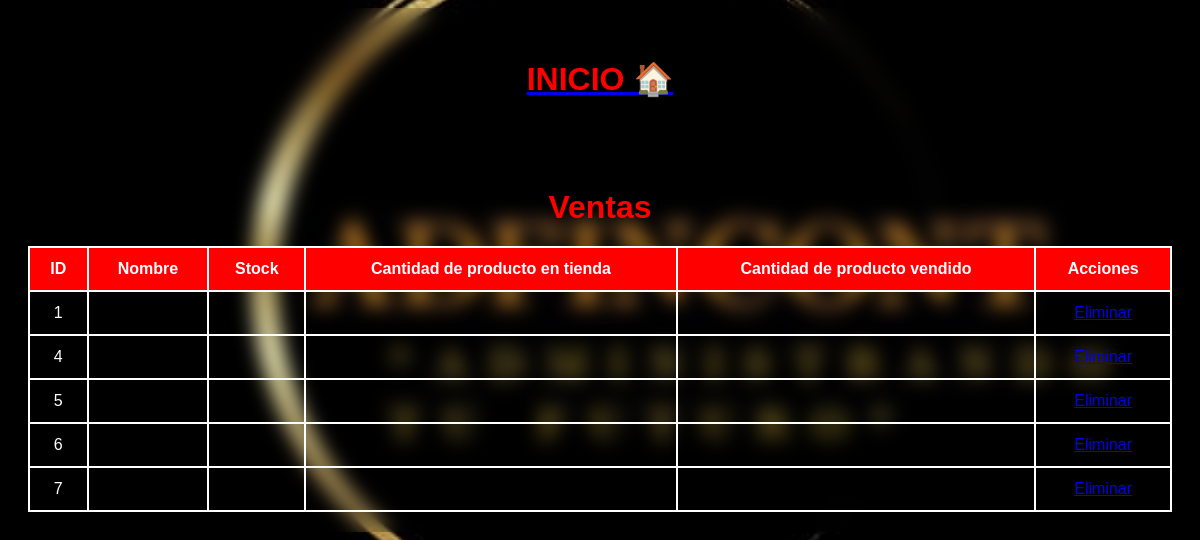
The app's page /mostrar_ventas.php with its own data.
### tables this page shows
CREATE TABLE `inventario` (
  `id` int(11) NOT NULL,
  `producto` varchar(255) NOT NULL,
  `mercancia` int(11) NOT NULL,
  `vendido` int(11) NOT NULL,
  `stock` int(11) NOT NULL
);

### mostrar_ventas.php (the view, shortened to what this page needs)
<!DOCTYPE html>
<html lang="en">
<head>
</head>
<body>
<center><a href="pruebas.html"><h3>INICIO 🏠</h3></a></center>
<br><br><br>
<center><h3>Ventas</h3></center>
<?php
$servername = "localhost";
$username = "root";
$password = "";
$dbname = "productos";
$conn = new mysqli($servername, $username, $password, $dbname);
$sql = "SELECT * FROM inventario";
$result = $conn->query($sql);
if ($result->num_rows > 0) {
    echo "<table>";
    echo "<tr><th>ID</th><th>Nombre</th><th>Stock</th><th>Cantidad de producto en tienda</th><th>Cantidad de producto vendido</th><th>Acciones</th></tr>";
    while($row = $result->fetch_assoc()) {
        echo "<tr>";
        echo "<td>" . $row["id"] . "</td>";
        echo "<td>" . $row["nombre"] . "</td>";
        echo "<td>" . $row["Stock"] . "</td>";
        echo "<td>" . $row["C_T"] . "</td>";
        echo "<td>" . $row["C_V"] . "</td>";
        echo "<td><a href='eliminar_producto.php?id=" . $row["id"] . "'>Eliminar</a></td>";
        echo "</tr>";
    }
    echo "</table>";
} else {
    echo "No hay productos disponibles.";
}
?>
</body>
</html>

### mostrar_ventas.php (style rules this page uses)
body { background-image: url('AD_2.jpg'); background-size: cover; background-position: center; backdrop-filter: blur(10px); color: #fff; font-family: 'Arial', sans-serif; padding: 20px; }
table { width: 100%; border-collapse: collapse; margin-top: 20px; }
table, th, td { border: 2px double white; }
th, td { padding: 12px; text-align: center; color: white; }
th { background-color: red; color: white; }
h3 { color: red; font-family: 'Arial', sans-serif; font-size: 2em; font-weight: bold; margin-bottom: 5px; }

### records on screen
inventario: id "1"
inventario: id "4"
inventario: id "5"
inventario: id "6"
inventario: id "7"
